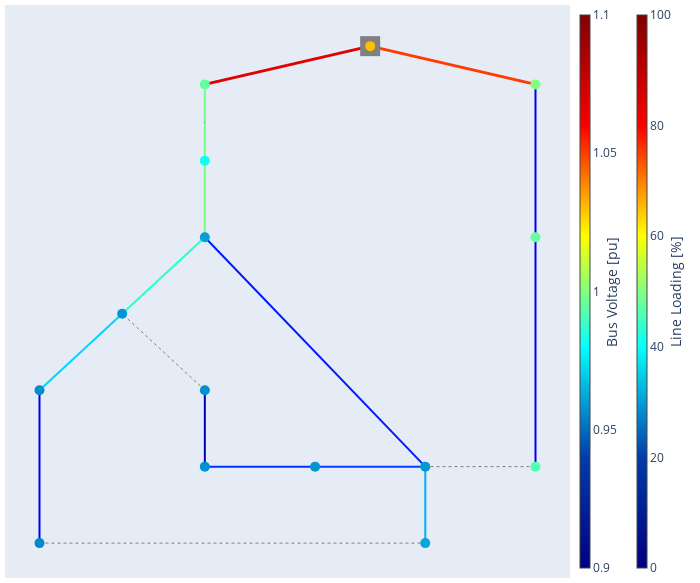

This figure's notebook cell:
### Code cell
pf_res_plotly(net, auto_open=False, aspectratio=(1.2,1))

### Figure 1 — Plotly figure (JSON) as saved in the notebook; plotly's stock layout.template omitted (floating-point values rounded to 4 significant figures)
{"data": [{"hoverinfo": "text", "legendgroup": "lines", "line": {"color": "rgb(112.09677419354837,255.0,134.6774193548387)", "dash": "solid", "width": 2}, "mode": "lines", "name": "lines", "showlegend": true, "text": "Line 1-2<br />I = 48.584 %<br />I_from = 0.07 kA<br />I_to = 0.07 kA<br />", "type": "scatter", "x": [4, 4, 4], "y": [15, 14, 13]}, {"hoverinfo": "text", "legendgroup": "lines", "line": {"color": "rgb(118.54838709677418,255.0,128.22580645161293)", "dash": "solid", "width": 2}, "mode": "lines", "name": "lines", "showlegend": false, "text": "Line 2-3<br />I = 49.396 %<br />I_from = 0.07 kA<br />I_to = 0.072 kA<br />", "type": "scatter", "x": [4, 4, 4], "y": [13, 12, 11]}, {"hoverinfo": "text", "legendgroup": "lines", "line": {"color": "rgb(41.129032258064505,255.0,205.6451612903226)", "dash": "solid", "width": 2}, "mode": "lines", "name": "lines", "showlegend": false, "text": "Line 3-4<br />I = 40.075 %<br />I_from = 0.058 kA<br />I_to = 0.058 kA<br />", "type": "scatter", "x": [4, 3.25, 2.5], "y": [11, 10, 9]}, {"hoverinfo": "text", "legendgroup": "lines", "line": {"color": "rgb(0.0,212.5,255.0)", "dash": "solid", "width": 2}, "mode": "lines", "name": "lines", "showlegend": false, "text": "Line 4-5<br />I = 33.386 %<br />I_from = 0.048 kA<br />I_to = 0.048 kA<br />", "type": "scatter", "x": [2.5, 1.75, 1], "y": [9, 8, 7]}, {"hoverinfo": "text", "legendgroup": "lines", "line": {"color": "rgb(0.0,0.0,232.04545454545453)", "dash": "solid", "width": 2}, "mode": "lines", "name": "lines", "showlegend": false, "text": "Line 5-6<br />I = 9.061 %<br />I_from = 0.013 kA<br />I_to = 0.013 kA<br />", "type": "scatter", "x": [1, 1, 1], "y": [7, 5, 3]}, {"hoverinfo": "text", "legendgroup": "lines", "line": {"color": "rgb(0.0,172.5,255.0)", "dash": "solid", "width": 2}, "mode": "lines", "name": "lines", "showlegend": false, "text": "Line 7-8<br />I = 29.477 %<br />I_from = 0.043 kA<br />I_to = 0.043 kA<br />", "type": "scatter", "x": [8, 8, 8], "y": [3, 4, 5]}, {"hoverinfo": "text", "legendgroup": "lines", "line": {"color": "rgb(0.0,64.5,255.0)", "dash": "solid", "width": 2}, "mode": "lines", "name": "lines", "showlegend": false, "text": "Line 8-9<br />I = 18.827 %<br />I_from = 0.027 kA<br />I_to = 0.027 kA<br />", "type": "scatter", "x": [8, 7, 6], "y": [5, 5, 5]}, {"hoverinfo": "text", "legendgroup": "lines", "line": {"color": "rgb(0.0,48.5,255.0)", "dash": "solid", "width": 2}, "mode": "lines", "name": "lines", "showlegend": false, "text": "Line 9-10<br />I = 17.358 %<br />I_from = 0.025 kA<br />I_to = 0.025 kA<br />", "type": "scatter", "x": [6, 5, 4], "y": [5, 5, 5]}, {"hoverinfo": "text", "legendgroup": "lines", "line": {"color": "rgb(0.0,0.0,182.04545454545453)", "dash": "solid", "width": 2}, "mode": "lines", "name": "lines", "showlegend": false, "text": "Line 10-11<br />I = 4.757 %<br />I_from = 0.007 kA<br />I_to = 0.007 kA<br />", "type": "scatter", "x": [4, 4, 4], "y": [5, 6, 7]}, {"hoverinfo": "text", "legendgroup": "lines", "line": {"color": "rgb(0.0,24.5,255.0)", "dash": "solid", "width": 2}, "mode": "lines", "name": "lines", "showlegend": false, "text": "Line 3-8<br />I = 15.072 %<br />I_from = 0.021 kA<br />I_to = 0.022 kA<br />", "type": "scatter", "x": [4, 6, 8], "y": [11, 8, 5]}, {"hoverinfo": "text", "legendgroup": "lines", "line": {"color": "rgb(0.0,0.0,236.59090909090907)", "dash": "solid", "width": 2}, "mode": "lines", "name": "lines", "showlegend": false, "text": "Line 12-13<br />I = 9.476 %<br />I_from = 0.018 kA<br />I_to = 0.018 kA<br />", "type": "scatter", "x": [10, 10, 10], "y": [15, 13, 11]}, {"hoverinfo": "text", "legendgroup": "lines", "line": {"color": "rgb(0.0,0.0,227.49999999999997)", "dash": "solid", "width": 2}, "mode": "lines", "name": "lines", "showlegend": false, "text": "Line 13-14<br />I = 8.909 %<br />I_from = 0.017 kA<br />I_to = 0.017 kA<br />", "type": "scatter", "x": [10, 10, 10], "y": [11, 8, 5]}, {"marker": {"cmax": 100, "cmin": 0, "color": "rgb(255,255,255)", "colorbar": {"thickness": 10, "title": {"side": "right", "text": "Line Loading [%]"}, "x": 1.1}, "colorscale": [[0, "rgb(0,0,131)"], [0.2, "rgb(0,60,170)"], [0.4, "rgb(5,255,255)"], [0.6, "rgb(255,255,0)"], [0.8, "rgb(250,0,0)"], [1, "rgb(128,0,0)"]], "opacity": 0, "size": 0}, "mode": "markers", "type": "scatter", "x": [4], "y": [15]}, {"hoverinfo": "text", "legendgroup": "disconnected lines", "line": {"color": "rgb(128, 128, 128)", "dash": "dot", "width": 1}, "mode": "lines", "name": "disconnected branches", "showlegend": true, "text": "Line 6-7<br />I = 0.087 %<br />I_from = 0.0 kA<br />I_to = 0.0 kA<br />", "type": "scatter", "x": [1, 4.5, 8], "y": [3, 3, 3]}, {"hoverinfo": "text", "legendgroup": "disconnected lines", "line": {"color": "rgb(128, 128, 128)", "dash": "dot", "width": 1}, "mode": "lines", "name": "disconnected branches", "showlegend": false, "text": "Line 11-4<br />I = 0.177 %<br />I_from = 0.0 kA<br />I_to = 0.0 kA<br />", "type": "scatter", "x": [4, 3.25, 2.5], "y": [7, 8, 9]}, {"hoverinfo": "text", "legendgroup": "disconnected lines", "line": {"color": "rgb(128, 128, 128)", "dash": "dot", "width": 1}, "mode": "lines", "name": "disconnected branches", "showlegend": false, "text": "Line 14-8<br />I = 0.037 %<br />I_from = 0.0 kA<br />I_to = 0.0 kA<br />", "type": "scatter", "x": [10, 9, 8], "y": [5, 5, 5]}, {"hoverinfo": "text", "legendgroup": "lines", "marker": {"color": "rgb(128, 128, 128)", "size": 1, "symbol": "circle"}, "mode": "markers", "name": "edge_center", "showlegend": false, "text": ["Line 1-2<br />I = 48.584 %<br />I_from = 0.07 kA<br />I_to = 0.07 kA<br />", "Line 2-3<br />I = 49.396 %<br />I_from = 0.07 kA<br />I_to = 0.072 kA<br />", "Line 3-4<br />I = 40.075 %<br />I_from = 0.058 kA<br />I_to = 0.058 kA<br />", "Line 4-5<br />I = 33.386 %<br />I_from = 0.048 kA<br />I_to = 0.048 kA<br />", "Line 5-6<br />I = 9.061 %<br />I_from = 0.013 kA<br />I_to = 0.013 kA<br />", "Line 7-8<br />I = 29.477 %<br />I_from = 0.043 kA<br />I_to = 0.043 kA<br />", "Line 8-9<br />I = 18.827 %<br />I_from = 0.027 kA<br />I_to = 0.027 kA<br />", "Line 9-10<br />I = 17.358 %<br />I_from = 0.025 kA<br />I_to = 0.025 kA<br />", "Line 10-11<br />I = 4.757 %<br />I_from = 0.007 kA<br />I_to = 0.007 kA<br />", "Line 3-8<br />I = 15.072 %<br />I_from = 0.021 kA<br />I_to = 0.022 kA<br />", "Line 12-13<br />I = 9.476 %<br />I_from = 0.018 kA<br />I_to = 0.018 kA<br />", "Line 13-14<br />I = 8.909 %<br />I_from = 0.017 kA<br />I_to = 0.017 kA<br />", "Line 6-7<br />I = 0.087 %<br />I_from = 0.0 kA<br />I_to = 0.0 kA<br />", "Line 11-4<br />I = 0.177 %<br />I_from = 0.0 kA<br />I_to = 0.0 kA<br />", "Line 14-8<br />I = 0.037 %<br />I_from = 0.0 kA<br />I_to = 0.0 kA<br />"], "type": "scatter", "x": [4], "y": [14]}, {"hoverinfo": "text", "legendgroup": "2W transformers", "line": {"color": "rgb(227.50000000000006,0.0,0.0)", "width": 3}, "mode": "lines", "name": "2W transformers", "showlegend": true, "text": "Trafo 0-1<br />I = 91.224 %<br />I_hv = 0.06 kA<br />I_lv = 0.658 kA<br />", "type": "scatter", "x": [7, 5.5, 4], "y": [16, 15.5, 15]}, {"hoverinfo": "text", "legendgroup": "2W transformers", "line": {"color": "rgb(255.0,59.44444444444448,0.0)", "width": 3}, "mode": "lines", "name": "2W transformers", "showlegend": false, "text": "Trafo 0-12<br />I = 84.698 %<br />I_hv = 0.056 kA<br />I_lv = 0.611 kA<br />", "type": "scatter", "x": [7, 8.5, 10], "y": [16, 15.5, 15]}, {"hoverinfo": "text", "legendgroup": "2W transformers", "marker": {"color": "rgb(255.0,59.44444444444448,0.0)", "size": 1, "symbol": "circle"}, "mode": "markers", "name": "edge_center", "showlegend": false, "text": ["Trafo 0-1<br />I = 91.224 %<br />I_hv = 0.06 kA<br />I_lv = 0.658 kA<br />", "Trafo 0-12<br />I = 84.698 %<br />I_hv = 0.056 kA<br />I_lv = 0.611 kA<br />"], "type": "scatter", "x": [5.5], "y": [15.5]}, {"hoverinfo": "text", "marker": {"color": "rgb(128, 128, 128)", "size": 20, "symbol": "square"}, "mode": "markers", "name": "external_grid", "text": ["Bus 0"], "type": "scatter", "x": [7], "y": [16]}, {"hoverinfo": "text", "marker": {"cmax": 1.1, "cmin": 0.9, "color": [1.03, 0.9952, 0.9818, 0.9602, 0.9583, 0.9569, 0.9557, 0.962, 0.959, 0.9584, 0.9573, 0.9571, 1.0, 0.9953, 0.9926], "colorbar": {"thickness": 10, "title": {"side": "right", "text": "Bus Voltage [pu]"}, "x": 1}, "colorscale": [[0, "rgb(0,0,131)"], [0.2, "rgb(0,60,170)"], [0.4, "rgb(5,255,255)"], [0.6, "rgb(255,255,0)"], [0.8, "rgb(250,0,0)"], [1, "rgb(128,0,0)"]], "size": 10, "symbol": "circle"}, "mode": "markers", "name": "buses", "text": ["Bus 0<br />V_m = 1.03 pu<br />V_m = 226.6 kV<br />V_a = 0.0 deg", "Bus 1<br />V_m = 0.995 pu<br />V_m = 19.905 kV<br />V_a = -35.877 deg", "Bus 2<br />V_m = 0.982 pu<br />V_m = 19.636 kV<br />V_a = -36.256 deg", "Bus 3<br />V_m = 0.96 pu<br />V_m = 19.205 kV<br />V_a = -36.848 deg", "Bus 4<br />V_m = 0.958 pu<br />V_m = 19.167 kV<br />V_a = -36.961 deg", "Bus 5<br />V_m = 0.957 pu<br />V_m = 19.138 kV<br />V_a = -37.049 deg", "Bus 6<br />V_m = 0.956 pu<br />V_m = 19.115 kV<br />V_a = -37.108 deg", "Bus 7<br />V_m = 0.962 pu<br />V_m = 19.239 kV<br />V_a = -36.478 deg", "Bus 8<br />V_m = 0.959 pu<br />V_m = 19.18 kV<br />V_a = -36.746 deg", "Bus 9<br />V_m = 0.958 pu<br />V_m = 19.167 kV<br />V_a = -36.759 deg", "Bus 10<br />V_m = 0.957 pu<br />V_m = 19.145 kV<br />V_a = -36.817 deg", "Bus 11<br />V_m = 0.957 pu<br />V_m = 19.143 kV<br />V_a = -36.824 deg", "Bus 12<br />V_m = 1.0 pu<br />V_m = 20.003 kV<br />V_a = -35.487 deg", "Bus 13<br />V_m = 0.995 pu<br />V_m = 19.907 kV<br />V_a = -35.538 deg", "Bus 14<br />V_m = 0.993 pu<br />V_m = 19.851 kV<br />V_a = -35.568 deg"], "type": "scatter", "x": [7, 4, 4, 4, 2.5, 1, 1, 8, 8, 6, 4, 4, 10, 10, 10], "y": [16, 15, 13, 11, 9, 7, 3, 3, 5, 5, 5, 7, 15, 11, 5]}], "layout": {"autosize": false, "height": 583.3, "hovermode": "closest", "legend": {"itemsizing": "constant"}, "margin": {"b": 5, "l": 5, "r": 5, "t": 5}, "showlegend": false, "title": {"font": {"size": 16}}, "width": 700, "xaxis": {"showgrid": false, "showticklabels": false, "zeroline": false}, "yaxis": {"showgrid": false, "showticklabels": false, "zeroline": false}}}
